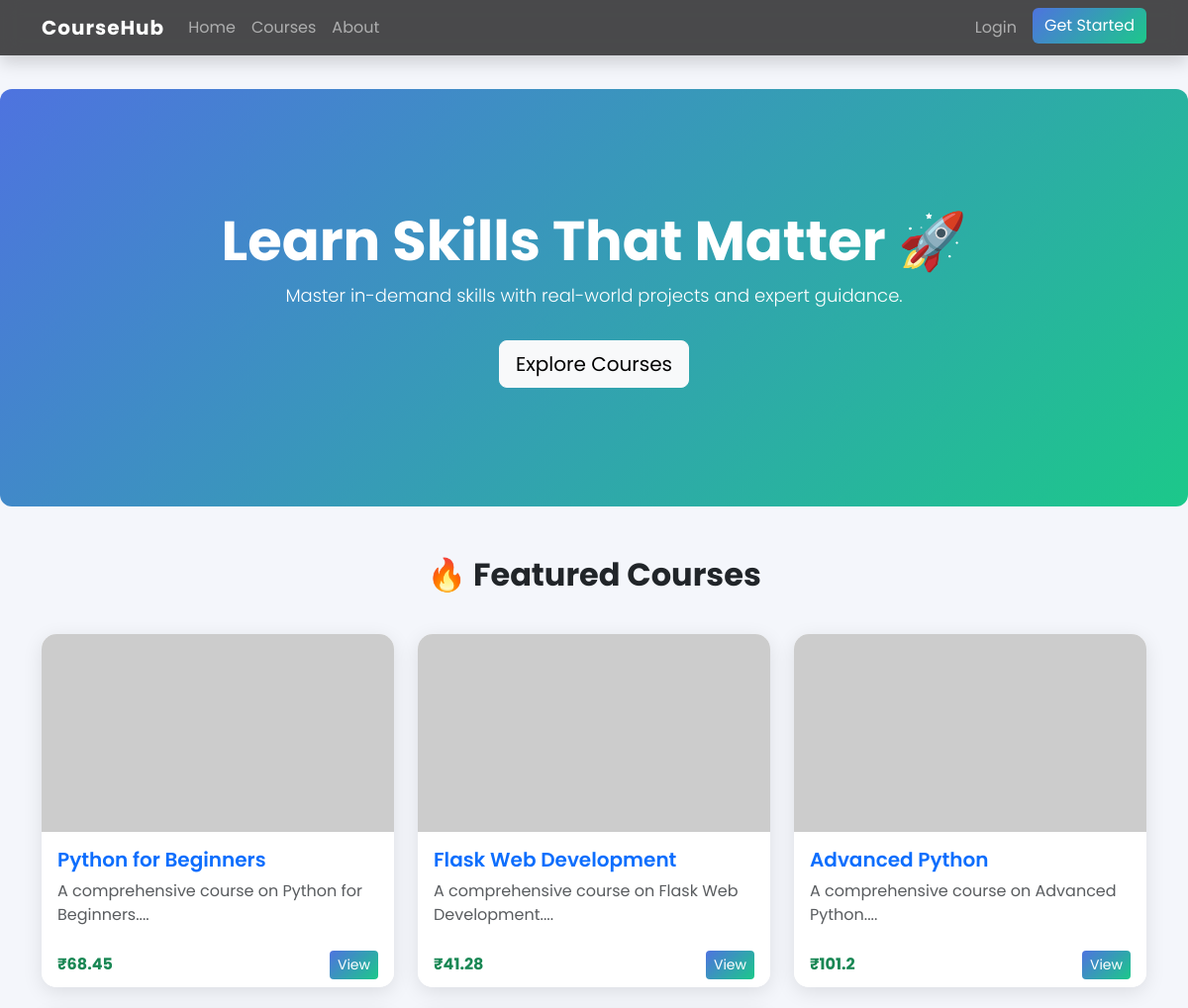
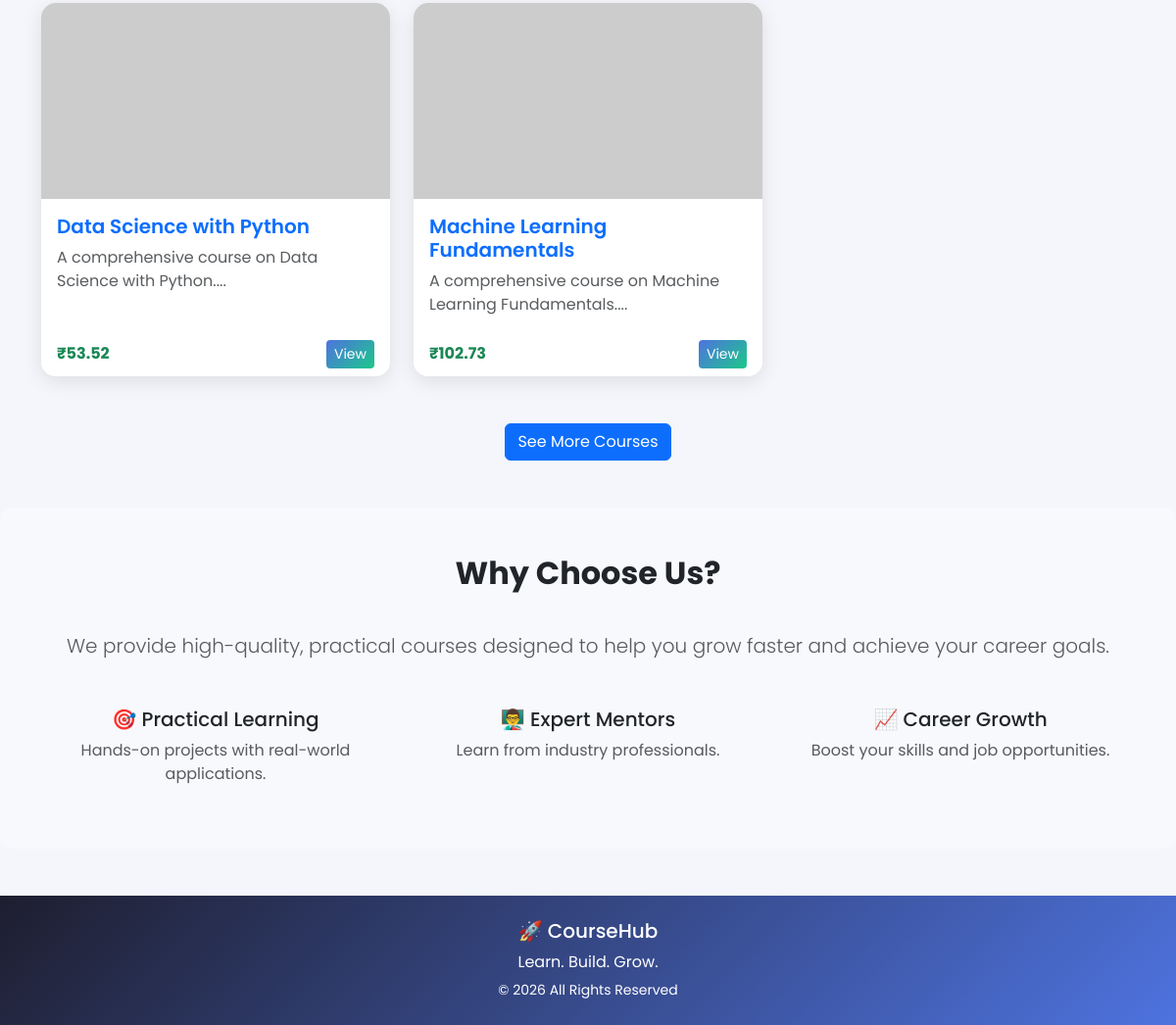
The page /home on the database its author committed (2 pictures, top to bottom).
### courses/models.py (models this page shows, shortened)
class Course(db.Model):
    id = db.Column(db.Integer, primary_key=True)
    title = db.Column(db.String(100), nullable=False)
    description = db.Column(db.Text, nullable=False)
    price = db.Column(db.Float, nullable=False)
    image_file = db.Column(db.String(20), nullable=False, default='default.jpg')
    date_posted = db.Column(db.DateTime, nullable=False, default=datetime.utcnow)
    enrollments = db.relationship('Enrollment', backref='course', lazy=True)
    videos = db.relationship('Video', backref='course', lazy=True)

### main.py (the view)
@app.route("/")
@app.route("/home")
def home():
    all_courses = Course.query.limit(5).all()
    return render_template('home.html', courses=all_courses, title='Courses')

### templates/home.html (shortened to what this page needs)
{% extends "layout.html" %}
{% block content %}
<div class="hero">
    <h1 class="display-4">Learn Skills That Matter 🚀</h1>
    <p class="lead">Master in-demand skills with real-world projects and expert guidance.</p>
    <a class="btn btn-light btn-lg mt-3" href="{{ url_for('courses.all_courses') }}">
        Explore Courses
    </a>
</div>
<div class="container">
    <h2 class="text-center section-title">🔥 Featured Courses</h2>
    <div class="row">
        {% for course in courses %}
        <div class="col-md-4 mb-4">
            <div class="card course-card h-100">
                <img src="https://via.placeholder.com/300x200" class="card-img-top" alt="{{ course.title }}">
                <div class="card-body">
                    <h5 class="card-title">
                        <a href="{{ url_for('courses.course', course_id=course.id) }}">
                            {{ course.title }}
                        </a>
                    </h5>
                    <p class="card-text text-muted">
                        {{ course.description[:100] }}...
                    </p>
                </div>
                <div class="card-footer bg-white border-0 d-flex justify-content-between align-items-center">
                    <strong class="text-success">₹{{ course.price }}</strong>
                    <a href="{{ url_for('courses.course', course_id=course.id) }}" class="btn btn-custom btn-sm">
                        View
                    </a>
                </div>
            </div>
        </div>
        {% endfor %}
    </div>
    <div class="text-center mt-4">
        <a href="{{ url_for('courses.all_courses') }}" class="btn btn-primary">See More Courses</a>
    </div>
</div>
<div class="about py-5 mt-5">
    <div class="container text-center">
        <h2 class="section-title">Why Choose Us?</h2>
        <p class="lead text-muted">
            We provide high-quality, practical courses designed to help you grow faster and achieve your career goals.
        </p>
        <div class="row mt-5">
            <div class="col-md-4">
                <h5>🎯 Practical Learning</h5>
                <p class="text-muted">Hands-on projects with real-world applications.</p>
            </div>
            <div class="col-md-4">
                <h5>👨‍🏫 Expert Mentors</h5>
                <p class="text-muted">Learn from industry professionals.</p>
            </div>
            <div class="col-md-4">
                <h5>📈 Career Growth</h5>
                <p class="text-muted">Boost your skills and job opportunities.</p>
            </div>
        </div>
    </div>
</div>
{% endblock content %}

### templates/layout.html (shortened to what this page needs)
<!DOCTYPE html>
<html lang="en">
<head>
    <link href="https://cdn.jsdelivr.net/npm/bootstrap@5.3.2/dist/css/bootstrap.min.css" rel="stylesheet">
</head>
<body>
<nav class="navbar navbar-expand-lg navbar-dark fixed-top shadow">
    <div class="container">
        <a class="navbar-brand" href="/">CourseHub</a>
        <div class="collapse navbar-collapse" id="navBar">
            <ul class="navbar-nav me-auto">
                <li class="nav-item">
                    <a class="nav-link" href="{{ url_for('home') }}">Home</a>
                </li>
                <li class="nav-item">
                    <a class="nav-link" href="{{ url_for('courses.all_courses') }}">Courses</a>
                </li>
                <li class="nav-item">
                    <a class="nav-link" href="{{ url_for('about') }}">About</a>
                </li>
            </ul>
            <ul class="navbar-nav">
                {% if current_user.is_authenticated %}
                    <li class="nav-item">
                        <a class="nav-link" href="{{ url_for('users.account') }}">👤 Account</a>
                    </li>
                    <li class="nav-item">
                        <a class="nav-link" href="{{ url_for('users.logout') }}">Logout</a>
                    </li>
                {% else %}
                    <li class="nav-item">
                        <a class="nav-link" href="{{ url_for('users.login') }}">Login</a>
                    </li>
                    <li class="nav-item">
                        <a class="btn btn-custom ms-2" href="{{ url_for('users.register') }}">Get Started</a>
                    </li>
                {% endif %}
            </ul>
        </div>
    </div>
</nav>
<main>
    {% block content %}{% endblock %}
</main>
<footer class="footer mt-5 py-4">
    <div class="container text-center">
        <h5>🚀 CourseHub</h5>
        <p class="mb-1">Learn. Build. Grow.</p>
        <small>© 2026 All Rights Reserved</small>
    </div>
</footer>
</body>
</html>

### templates/layout.html (style rules this page uses)
body { font-family: 'Poppins', sans-serif; background: #f4f6fb; }
.navbar { backdrop-filter: blur(10px); background: rgba(0,0,0,0.7) !important; }
.navbar-brand { font-weight: 700; letter-spacing: 1px; }
.nav-link { transition: 0.3s; }
main { margin-top: 90px; }
.footer { background: linear-gradient(135deg, #1e1e2f, #4e73df); color: white; }
.btn-custom { background: linear-gradient(135deg, #4e73df, #1cc88a); border: none; color: white; }

### templates/home.html (style rules this page uses)
.hero { background: linear-gradient(135deg, #4e73df, #1cc88a); color: white; padding: 120px 20px; border-radius: 12px; text-align: center; margin-bottom: 50px; }
.hero h1 { font-weight: 700; }
.hero p { font-size: 18px; }
.section-title { font-weight: 700; margin-bottom: 40px; }
.course-card { border: none; border-radius: 15px; overflow: hidden; transition: all 0.3s ease; box-shadow: 0 5px 20px rgba(0,0,0,0.1); }
.course-card img { height: 200px; object-fit: cover; }
.btn-custom { background: linear-gradient(135deg, #4e73df, #1cc88a); border: none; color: white; }
.about { background: #f8f9fc; border-radius: 12px; }
.card-title a { text-decoration: none; font-weight: 600; }

### rows shown on the page
Course: title "Python for Beginners", description "A comprehensive course on Python for Beginners.", price "68.45"
Course: title "Flask Web Development", description "A comprehensive course on Flask Web Development.", price "41.28"
Course: title "Advanced Python", description "A comprehensive course on Advanced Python.", price "101.2"
Course: title "Data Science with Python", description "A comprehensive course on Data Science with Python.", price "53.52"
Course: title "Machine Learning Fundamentals", description "A comprehensive course on Machine Learning Fundamentals.", price "102.73"
